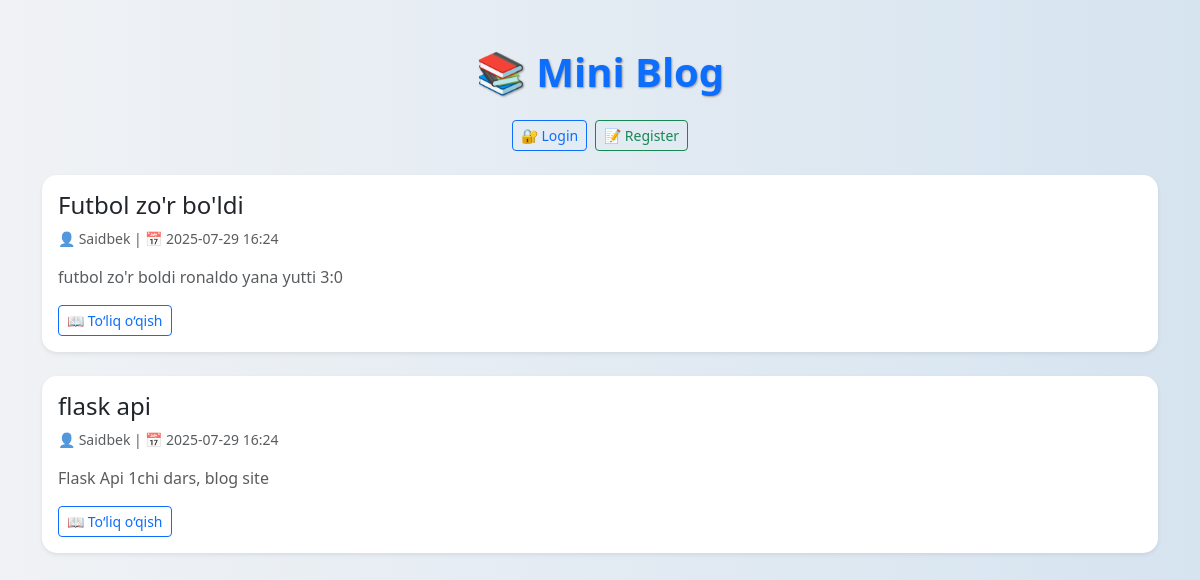
The app's page /, older data.
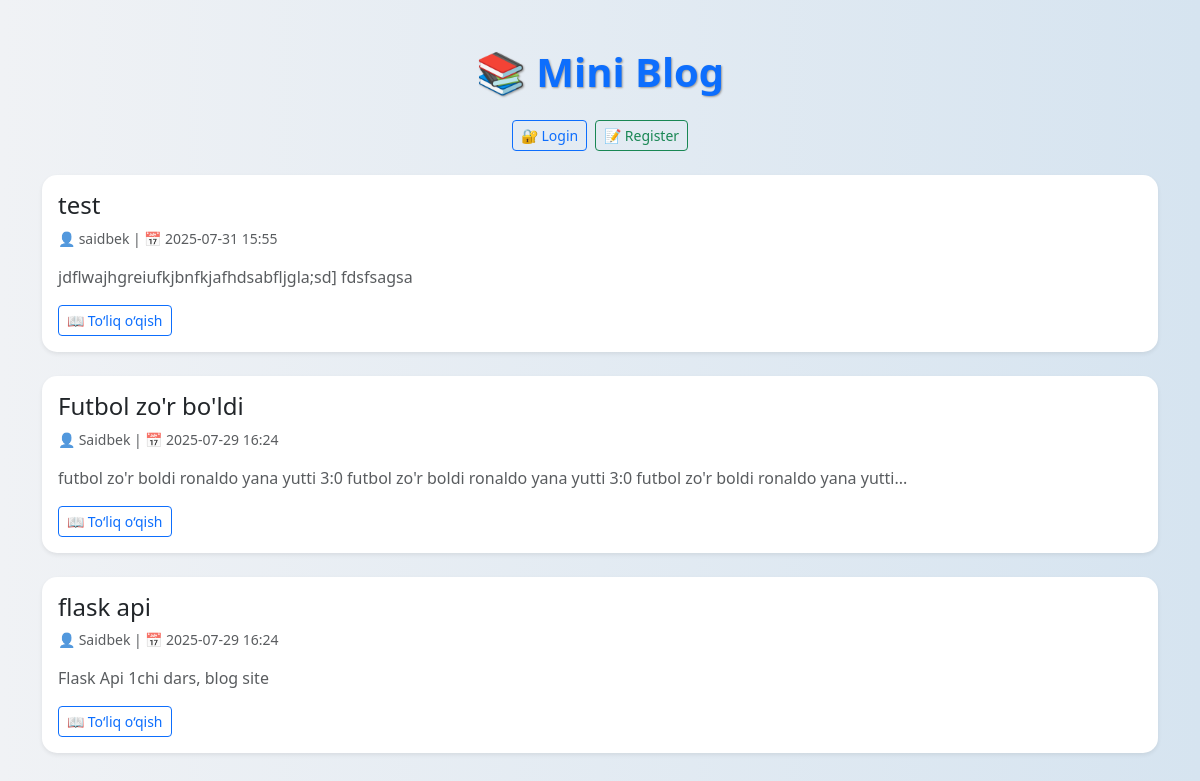
The same page, newer data.
### app.py (models this page shows)
class Blog(db.Model):
    id = db.Column(db.Integer, primary_key=True)
    title = db.Column(db.String(150), nullable=False)
    author = db.Column(db.String(100), nullable=False)
    content = db.Column(db.Text, nullable=False)
    date = db.Column(db.String(20), default=datetime.now().strftime('%Y-%m-%d %H:%M'))

### app.py (the view)
@app.route('/')
def index():
    posts = Blog.query.order_by(Blog.id.desc()).all()
    return render_template('index.html', posts=posts)

### templates/index.html (shortened to what this page needs)
<!DOCTYPE html>
<html lang="uz">
<head>
    <link href="https://cdn.jsdelivr.net/npm/bootstrap@5.3.0/dist/css/bootstrap.min.css" rel="stylesheet">
</head>
<body>
<div class="container py-5">
    <h1 class="mb-4 text-center text-primary">📚 Mini Blog</h1>
    <div class="d-flex justify-content-center align-items-center flex-wrap gap-2 mb-4">
        {% if 'username' in session %}
            <span class="text-success username-box">👤 {{ session['username'] }}</span>
            <a class="btn btn-warning btn-sm" href="{{ url_for('my_posts') }}">📝 Mening postlarim</a>
            {% if request.path == '/my-posts' %}
                <a href="{{ url_for('index') }}" class="btn btn-outline-primary btn-sm">⬅ Barcha bloglar</a>
            {% endif %}
            <a class="btn btn-success btn-sm" href="{{ url_for('create') }}">➕ Yangi post yozish</a>
            <a class="btn btn-danger btn-sm" href="{{ url_for('logout') }}">🚪 Logout</a>
        {% else %}
            <a class="btn btn-outline-primary btn-sm" href="{{ url_for('login') }}">🔐 Login</a>
            <a class="btn btn-outline-success btn-sm" href="{{ url_for('register') }}">📝 Register</a>
        {% endif %}
    </div>
    {% for post in posts %}
    <div class="card mb-4 shadow-sm border-0">
        <div class="card-body">
            <h4 class="card-title text-dark">{{ post.title }}</h4>
            <p class="text-muted small">
                👤 {{ post.author }} | 📅 {{ post.date }}
            </p>
            <p class="card-text text-muted">
                {{ post.content[:120] }}{% if post.content|length > 120 %}...{% endif %}
            </p>
            <div class="d-flex justify-content-start gap-2 align-items-center mt-2">
                <a href="{{ url_for('view_post', post_id=post.id) }}" class="btn btn-sm btn-outline-primary">📖 To‘liq o‘qish</a>
            </div>
        </div>
    </div>
    {% else %}
    <div class="alert alert-info">Hozircha postlar yo‘q.</div>
    {% endfor %}
</div>
</body>
</html>

### templates/index.html (style rules this page uses)
body { background: linear-gradient(to right, #f0f2f5, #d6e4f0); }
h1 { font-weight: bold; text-shadow: 1px 1px 2px #999; }
.card { transition: transform 0.2s ease, box-shadow 0.2s ease; border-radius: 15px; }
.btn-sm { transition: all 0.2s ease; }

Row changes from the older to the newer data that the page shows:
added Blog: title "test", author "saidbek", date "2025-07-31 15:55", content "jdflwajhgreiufkjbnfkjafhdsabfljgla;sd] fdsfsagsa"
changed Blog "Futbol zo'r bo'ldi": content "futbol zo'r boldi ronaldo yana yutti 3:0" → "futbol zo'r boldi ronaldo yana yutti 3:0 futbol zo'r boldi ronaldo yana yutti 3:0 futbol zo'r boldi ronaldo yana yutti"; now shows "..."
